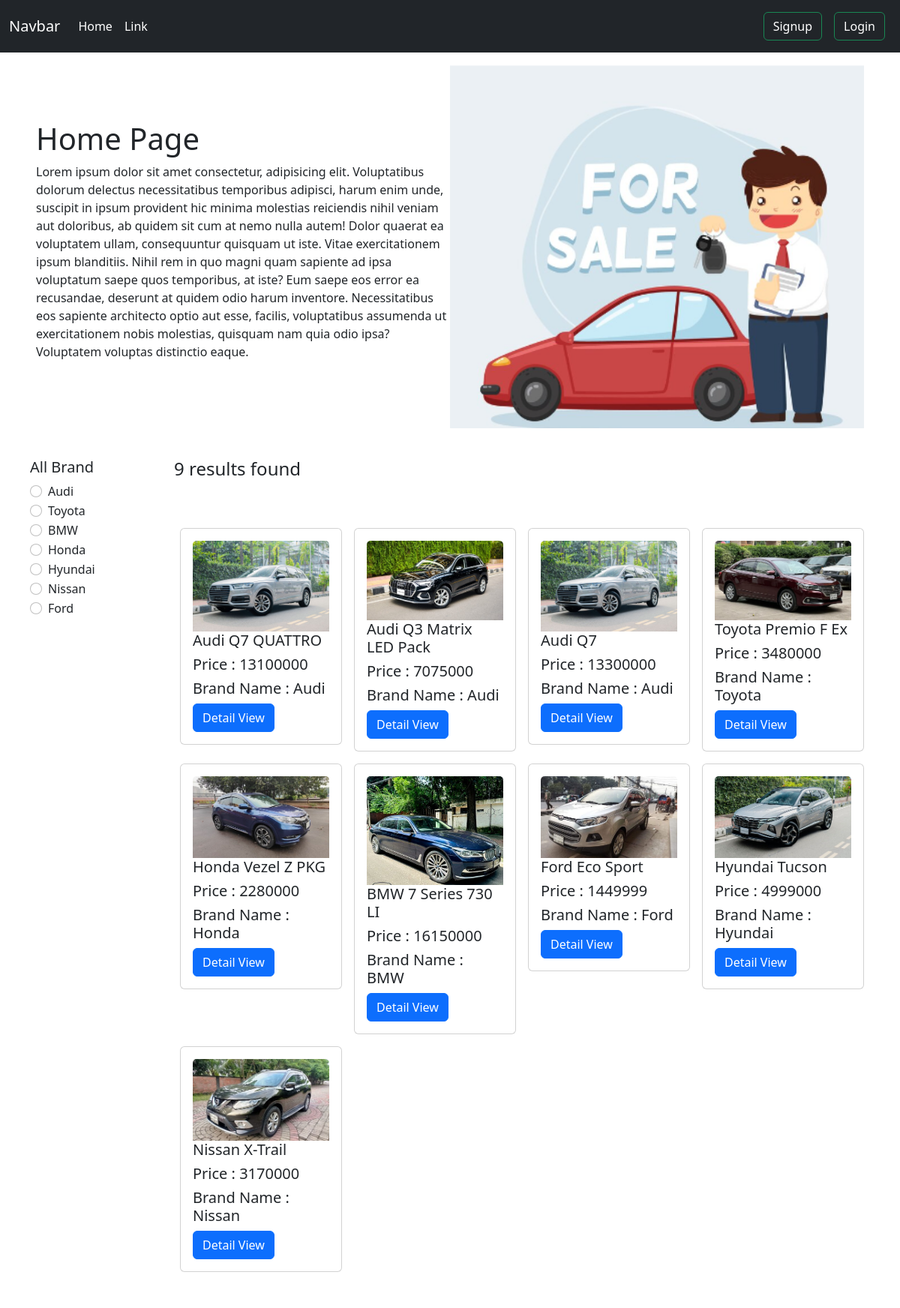
The page / on the database its author committed.
### first_app/models.py (models this page shows, shortened)
class Brand(models.Model):
    name = models.CharField(max_length=50)
    slug = models.SlugField(max_length=100, null = True, blank=True)

class Car(models.Model):
    image = models.ImageField(upload_to = 'first_app/media/', blank = True, null = True)
    name = models.CharField(max_length=50)
    price = models.IntegerField()
    quantity = models.IntegerField()
    description = models.TextField()
    brand = models.ForeignKey(Brand, on_delete=models.CASCADE)

### midterm_assignment/views.py (the view)
# urls.py: 2. Add a URL to urlpatterns:  path('', views.home, name='home')
def home(request, brand_slug = None):
    data = Car.objects.all()
    if brand_slug is not None:
        brand = Brand.objects.get(slug = brand_slug)
        data = Car.objects.filter(brand = brand)
    brands = Brand.objects.all()
    return render(request, 'home.html', {'data' : data, 'brand' : brands})

### templates/home.html
{% extends 'base.html' %} {% load static %} {% block content %}
<div class="d-flex flex-wrap px-5 pt-3 align-items-center">
  <div class="col-6">
    <h1>Home Page</h1>
    <p>
      Lorem ipsum dolor sit amet consectetur, adipisicing elit. Voluptatibus
      dolorum delectus necessitatibus temporibus adipisci, harum enim unde,
      suscipit in ipsum provident hic minima molestias reiciendis nihil veniam
      aut doloribus, ab quidem sit cum at nemo nulla autem! Dolor quaerat ea
      voluptatem ullam, consequuntur quisquam ut iste. Vitae exercitationem
      ipsum blanditiis. Nihil rem in quo magni quam sapiente ad ipsa voluptatum
      saepe quos temporibus, at iste? Eum saepe eos error ea recusandae,
      deserunt at quidem odio harum inventore. Necessitatibus eos sapiente
      architecto optio aut esse, facilis, voluptatibus assumenda ut
      exercitationem nobis molestias, quisquam nam quia odio ipsa? Voluptatem
      voluptas distinctio eaque.
    </p>
  </div>
  <div class="col-6">
    <img style="width: 100%" src="{% static 'header.png' %}" />
  </div>
</div>
<div class="d-flex flex-wrap p-4">
  <div class="col-2 bg-white p-3">
    <h5>All Brand</h5>
    {% for cat in brand %}
    <div class="form-check">
      <input
        class="form-check-input"
        type="radio"
        name="category"
        id="{{cat.id}}"
      />
      <label class="form-check-label" for="{{cat.id}}">
        <a
          href="{% url 'brand_wise' cat.slug %}"
          class="text-decoration-none text-dark"
          >{{cat.name}}</a
        >
      </label>
    </div>
    {% endfor %}
  </div>
  <div class="col-10 p-3">
    <h4>{{data | length}} results found</h4>
    <div class="d-flex flex-wrap pt-5">
      {% for post in data %}
      <div class="col-sm-3">
        <div class="card m-2">
          <div class="card-body">
            <img
              class="card-img-top"
              src="{{post.image.url}}"
              alt="Card image cap"
            />
            <h5 class="card-title">{{post.name}}</h5>
            <h5 class="card-title">Price : {{post.price}}</h5>
            <h5>Brand Name : {{post.brand.name}}</h5>
            <a href="{% url 'detail_view' post.id%}" class="btn btn-primary"
              >Detail View</a
            >
          </div>
        </div>
      </div>
      {% endfor %}
    </div>
  </div>
</div>
{% endblock %}

### templates/base.html (shortened to what this page needs)
<!DOCTYPE html>
<html lang="en">
  <head>
    <link
      href="https://cdn.jsdelivr.net/npm/bootstrap@5.2.3/dist/css/bootstrap.min.css"
      rel="stylesheet"
    />
  </head>
  <body>
    <nav class="navbar navbar-expand-lg bg-dark">
      <div class="container-fluid">
        <a class="navbar-brand text-white" href="#">Navbar</a>
        <div class="collapse navbar-collapse" id="navbarSupportedContent">
          <ul class="navbar-nav me-auto mb-2 mb-lg-0">
            <li class="nav-item">
              <a class="nav-link active text-white" aria-current="page" href="{% url 'homepage'%}">Home</a>
            </li>
            <li class="nav-item">
              <a class="nav-link text-white" href="#">Link</a>
            </li>
          </ul>
          <div class="d-flex">
            {% if user.is_authenticated %}
            <a href="{% url 'profilepage'%}" class="btn btn-outline-success text-white m-2"
              >Profile</a
            >
            <a
              href="{% url 'logoutpage'%}"
              class="btn btn-outline-success text-white m-2"
              type="submit"
              >Logout</a
            >
            {% else %}
            <a
              href="{% url 'registerpage'%}"
              class="btn btn-outline-success text-white m-2"
              type="submit"
              >Signup</a
            >
            <a href="{% url 'loginpage'%}" class="btn btn-outline-success text-white m-2">Login</a>
            {% endif %}
          </div>
        </div>
      </div>
    </nav>
    {% block content %} {% endblock %}
  </body>
</html>

### rows shown on the page
Brand: name "Audi"
Brand: name "Toyota"
Brand: name "BMW"
Brand: name "Honda"
Brand: name "Hyundai"
Brand: name "Nissan"
Brand: name "Ford"
Car: image (picture), name "Audi Q7 QUATTRO", price "13100000", brand.name "Audi"
Car: image (picture), name "Audi Q3 Matrix LED Pack", price "7075000", brand.name "Audi"
Car: image (picture), name "Audi Q7", price "13300000", brand.name "Audi"
Car: image (picture), name "Toyota Premio F Ex", price "3480000", brand.name "Toyota"
Car: image (picture), name "Honda Vezel Z PKG", price "2280000", brand.name "Honda"
Car: image (picture), name "BMW 7 Series 730 LI", price "16150000", brand.name "BMW"
Car: image (picture), name "Ford Eco Sport", price "1449999", brand.name "Ford"
Car: image (picture), name "Hyundai Tucson", price "4999000", brand.name "Hyundai"
Car: image (picture), name "Nissan X-Trail", price "3170000", brand.name "Nissan"

### other values the page prints
{{ data | length }} "9"
